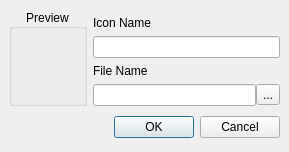
<ui version="4.0" >
 <class>AddUpdateIconDialog</class>
 <widget class="QDialog" name="AddUpdateIconDialog" >
  <property name="geometry" >
   <rect>
    <x>0</x>
    <y>0</y>
    <width>289</width>
    <height>152</height>
   </rect>
  </property>
  <property name="windowTitle" >
   <string>Add/Update Icon</string>
  </property>
  <layout class="QVBoxLayout" >
   <property name="margin" >
    <number>9</number>
   </property>
   <property name="spacing" >
    <number>6</number>
   </property>
   <item>
    <layout class="QHBoxLayout" >
     <property name="margin" >
      <number>0</number>
     </property>
     <property name="spacing" >
      <number>6</number>
     </property>
     <item>
      <widget class="QGroupBox" name="groupBox" >
       <property name="title" >
        <string> Preview </string>
       </property>
       <property name="alignment" >
        <set>Qt::AlignCenter</set>
       </property>
       <layout class="QVBoxLayout" >
        <property name="margin" >
         <number>9</number>
        </property>
        <property name="spacing" >
         <number>6</number>
        </property>
        <item>
         <widget class="QLabel" name="picLabel" >
          <property name="frameShape" >
           <enum>QFrame::NoFrame</enum>
          </property>
          <property name="text" >
           <string/>
          </property>
          <property name="alignment" >
           <set>Qt::AlignCenter</set>
          </property>
         </widget>
        </item>
       </layout>
      </widget>
     </item>
     <item>
      <layout class="QVBoxLayout" >
       <property name="margin" >
        <number>0</number>
       </property>
       <property name="spacing" >
        <number>0</number>
       </property>
       <item>
        <layout class="QVBoxLayout" >
         <property name="margin" >
          <number>0</number>
         </property>
         <property name="spacing" >
          <number>0</number>
         </property>
         <item>
          <widget class="QLabel" name="label" >
           <property name="text" >
            <string>Icon Name</string>
           </property>
          </widget>
         </item>
         <item>
          <widget class="QLineEdit" name="nameLineEdit" />
         </item>
        </layout>
       </item>
       <item>
        <layout class="QVBoxLayout" >
         <property name="margin" >
          <number>0</number>
         </property>
         <property name="spacing" >
          <number>0</number>
         </property>
         <item>
          <widget class="QLabel" name="label_2" >
           <property name="text" >
            <string>File Name</string>
           </property>
          </widget>
         </item>
         <item>
          <layout class="QHBoxLayout" >
           <property name="margin" >
            <number>0</number>
           </property>
           <property name="spacing" >
            <number>0</number>
           </property>
           <item>
            <widget class="QLineEdit" name="fileNameLineEdit" />
           </item>
           <item>
            <widget class="QToolButton" name="browseToolButton" >
             <property name="text" >
              <string>...</string>
             </property>
            </widget>
           </item>
          </layout>
         </item>
        </layout>
       </item>
      </layout>
     </item>
    </layout>
   </item>
   <item>
    <layout class="QHBoxLayout" >
     <property name="margin" >
      <number>0</number>
     </property>
     <property name="spacing" >
      <number>6</number>
     </property>
     <item>
      <spacer>
       <property name="orientation" >
        <enum>Qt::Horizontal</enum>
       </property>
       <property name="sizeHint" >
        <size>
         <width>131</width>
         <height>31</height>
        </size>
       </property>
      </spacer>
     </item>
     <item>
      <widget class="QPushButton" name="okButton" >
       <property name="text" >
        <string>OK</string>
       </property>
      </widget>
     </item>
     <item>
      <widget class="QPushButton" name="cancelButton" >
       <property name="text" >
        <string>Cancel</string>
       </property>
      </widget>
     </item>
    </layout>
   </item>
  </layout>
 </widget>
 <resources/>
 <connections>
  <connection>
   <sender>okButton</sender>
   <signal>clicked()</signal>
   <receiver>AddUpdateIconDialog</receiver>
   <slot>accept()</slot>
   <hints>
    <hint type="sourcelabel" >
     <x>278</x>
     <y>253</y>
    </hint>
    <hint type="destinationlabel" >
     <x>96</x>
     <y>254</y>
    </hint>
   </hints>
  </connection>
  <connection>
   <sender>cancelButton</sender>
   <signal>clicked()</signal>
   <receiver>AddUpdateIconDialog</receiver>
   <slot>reject()</slot>
   <hints>
    <hint type="sourcelabel" >
     <x>369</x>
     <y>253</y>
    </hint>
    <hint type="destinationlabel" >
     <x>179</x>
     <y>282</y>
    </hint>
   </hints>
  </connection>
 </connections>
</ui>
